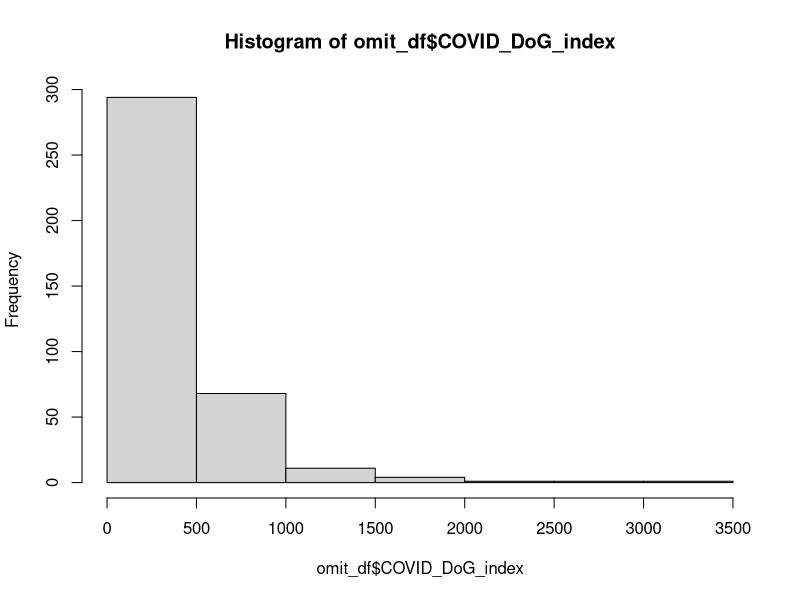
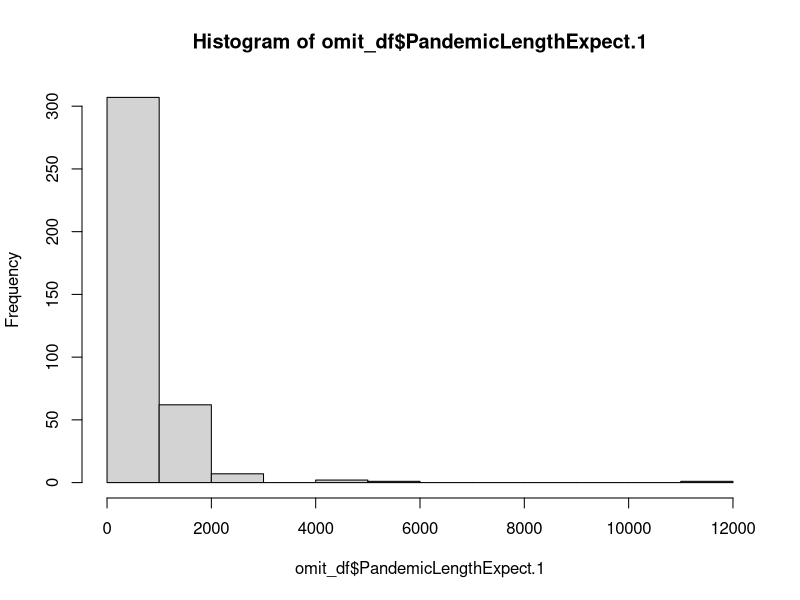
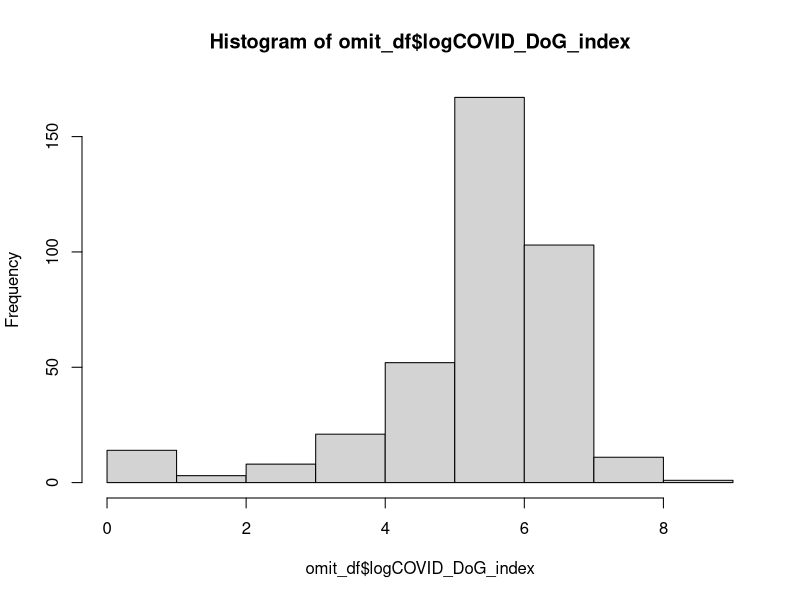
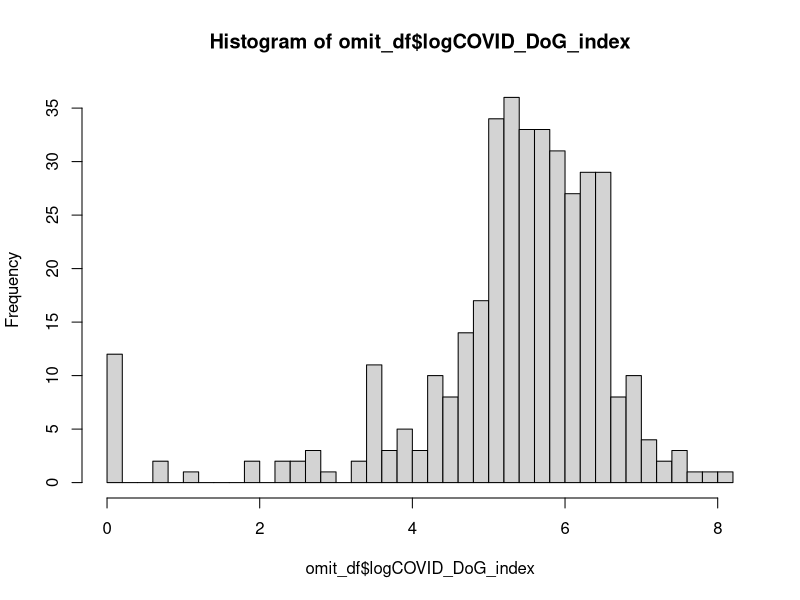
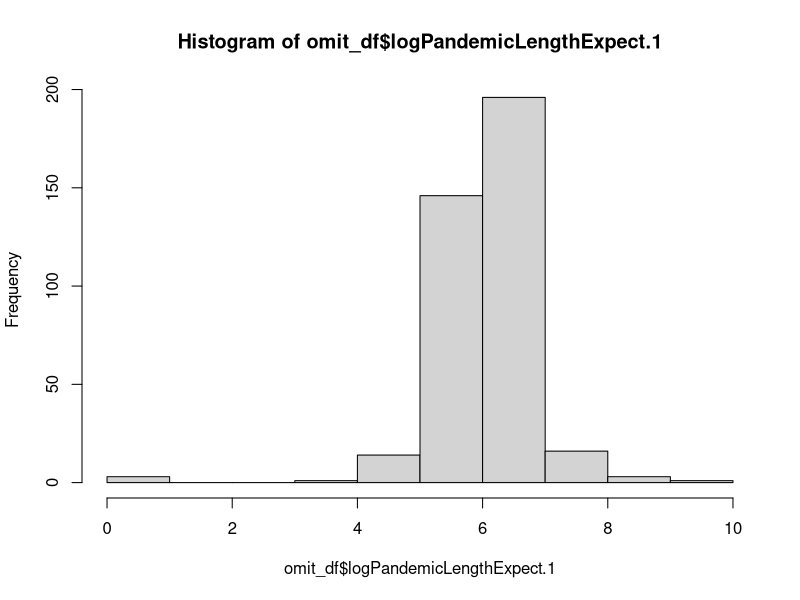
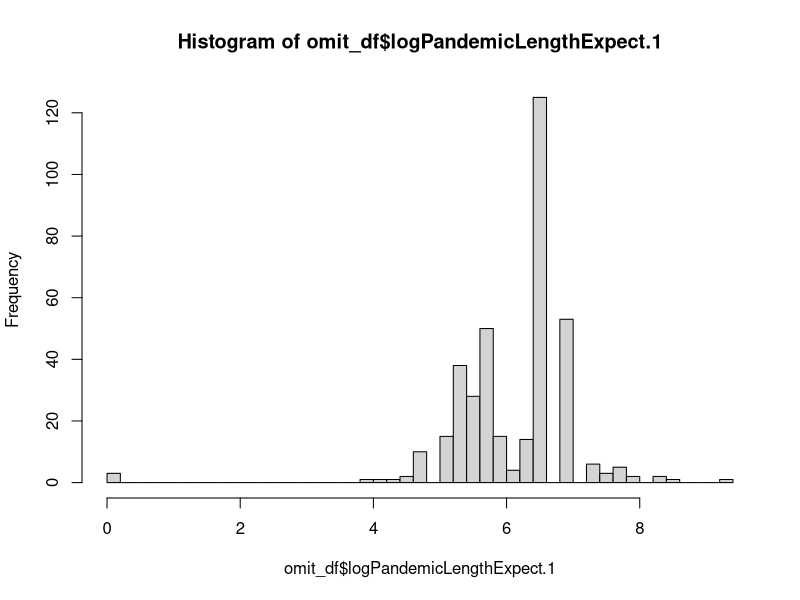

Write R code to recreate these figures, in order. (Note: this script raises an error after producing the figures.)
## ---- chunk 1
knitr::opts_chunk$set(echo = TRUE)
## ---- chunk 2
# Packages
library("ggpubr")
library(psych)
library(tidyverse)
library(ggplot2)
#library(dplyr)
#library(plyr)
## ---- chunk 3
df <- read.csv("3C_Live_Study_Data.csv", header=T, na.strings="")
#view(df)
#df <- read.csv("C:/Users/14083/Desktop/3C_Live_Study_NA_Data.csv")
#df <- read.csv("3C_Live_Study_NA_Data.csv")

## Drop unneeded rows (pilot data, incomplete trials, remove entries that are shorter than 6 mins longer than 60 minutes) & cols
unneeded_cols <- c("StartDate", "EndDate", "Status", "IPAddress", "Progress", "Finished", "RecordedDate", "ResponseId", "RecipientLastName", "RecipientFirstName", "RecipientEmail", "ExternalReference", "LocationLatitude", "LocationLongitude", "DistributionChannel", "UserLanguage", "Gender_4_TEXT...Parent.Topics", "Gender_4_TEXT...Sentiment.Polarity", "Gender_4_TEXT...Sentiment.Score", "Gender_4_TEXT...Sentiment", "Gender_4_TEXT...Topics", "Gender_4_TEXT...Topic.Sentiment.Label", "Gender_4_TEXT...Topic.Sentiment.Score")

# Return entries where duration was longer than 45 min.
df$'Duration..in.seconds.' = as.numeric(as.character(df$'Duration..in.seconds.'))
df[which(df$'Duration..in.seconds.' >= 45*60), ]  # 4 entries

# return entries where duration was shorter than 6 mins.
df$'Duration..in.seconds.' = as.numeric(as.character(df$'Duration..in.seconds.'))
df[which(df$'Duration..in.seconds.' <= 360), ]   # 29 entries

# remove Gender and Race open response columns to be able to remove rows with missing values
NAcols <- c("Gender_4_TEXT", "Race_6_TEXT")

df <- df[-c(1:7,8:12,22,205,222,255,324,415:444), ]  #removed 47 entries
df <- df[ , !names(df) %in% unneeded_cols]
df <- df[ , !names(df) %in% NAcols]
## ---- chunk 4
# saving both response in set of units (days-years), (.2_x) AND numbers (0-30), (.1_x)
dog1 <- list("COVID_DoG_Questions.1", df$COVID_DoG_Questions.2_1, df$COVID_DoG_Questions.1_1)
dog2 <- list("COVID_DoG_Questions.2", df$COVID_DoG_Questions.2_2, df$COVID_DoG_Questions.1_2)
dog3 <- list("COVID_DoG_Questions.3", df$COVID_DoG_Questions.2_3, df$COVID_DoG_Questions.1_3)
dog4 <- list("COVID_DoG_Questions.4", df$COVID_DoG_Questions.2_4, df$COVID_DoG_Questions.1_4)
dog5 <- list("COVID_DoG_Questions.5", df$COVID_DoG_Questions.2_5, df$COVID_DoG_Questions.1_5)
dog6 <- list("COVID_DoG_Questions.6", df$COVID_DoG_Questions.2_6, df$COVID_DoG_Questions.1_6)

# saving both response in set of units (days-years), (.1_x) AND numbers (0-30), (.2_x)
pandemic_len <- list("PandemicLengthExpect.1", df$PandemicLengthExpect.1_1, df$PandemicLengthExpect.2_1)

## create function called create_columns that takes in UNITS and NUMBERS
# depending on units, multiplies NUMBERS by correct converstion to have units ALL in days
# e.g. 2 = weeks, so NUMBER (len_col) x 7 = days 
# fixed from (units_col, 1, 1) to (units_col, 1, 2) because NUMBERS that were more than 1 digit (e.g. 11, 13) were being cut off 
# so 11 months was being converted to 30 days not 330 days
create_columns <- function(units_col, len_col) {
  case_when(as.numeric(substring(units_col, 1, 2)) == 1 ~ as.numeric(substring(len_col, 1, 2)) * 1,
            as.numeric(substring(units_col, 1, 2)) == 2 ~ as.numeric(substring(len_col, 1, 2)) * 7,
            as.numeric(substring(units_col, 1, 2)) == 3 ~ as.numeric(substring(len_col, 1, 2)) * 30,
            as.numeric(substring(units_col, 1, 2)) == 4 ~ as.numeric(substring(len_col, 1, 2)) * 365)
}

## work to debug create_columns function
# test each of the functions in create_columns
#units_col = 12
#units <- substring(units_col, 1, 1)
#units
# prints out 1 when should print out 12
# function not taking the entire number (13)
#solution: change as.numeric(substring((units_col, 1, 1)) to (units_col, 1, 2)))

# loop through 6 categories saved above and apply function
# A NOTE: I added the dplyr function before mutate because when you load in packages that include the mutate function, it overwrites the function in dplyr and the new columns won't show up in the df dataframe, THUS specifiying the mutate function from the dplyr package 
df <- df %>% dplyr::mutate(!!dog1[[1]] := create_columns(dog1[[2]], dog1[[3]]),
              !!dog2[[1]] := create_columns(dog2[[2]], dog2[[3]]),
              !!dog3[[1]] := create_columns(dog3[[2]], dog3[[3]]),
              !!dog4[[1]] := create_columns(dog4[[2]], dog4[[3]]),
              !!dog5[[1]] := create_columns(dog5[[2]], dog5[[3]]),
              !!dog6[[1]] := create_columns(dog6[[2]], dog6[[3]]),
              !!pandemic_len[[1]] := create_columns(pandemic_len[[2]], pandemic_len[[3]]),
              .before = SocialNorms_Family_1
              )
view(df)

#checks: are lengths the same?
#length(pandemic_len[[2]])
#length(pandemic_len[[3]])
#df %>% select(PandemicLengthExpect.1_1, PandemicLengthExpect.2_1, PandemicLengthExpect.1)

#view(df)
## ---- chunk 5
#check where the missing values are
#rowSums(is.na(df))

#remove missing values
##show where missing values are
df[!complete.cases(df), ]   #6 entries
##create new dataset with no missing values
omit_df <- na.omit(df)
nrow(omit_df) #391
#view(omit_df)
sum(is.na(omit_df))

#convert character values (except Nationality and Occupation) to numeric to be able to calculate stats
numeric_cols1 <- names(omit_df)[3:206] #ends on Race 
numeric_cols2 <- names(omit_df)[208] #education
numeric_cols3 <- names(omit_df)[210:224] #begins on Measure2_2 to end of columns

#view(omit_df)

omit_df[numeric_cols1] <- lapply(omit_df[numeric_cols1], as.numeric)
omit_df[numeric_cols2] <- lapply(omit_df[numeric_cols2], as.numeric)
omit_df[numeric_cols3] <- lapply(omit_df[numeric_cols3], as.numeric)

sapply(omit_df, class) # all numeric!

#view(omit_df)

#check that everyone included in omit_df passed both attention checks
omit_df$attentioncheck_1 #all 4s
omit_df$attentioncheck_2 #all 3s

# recode value in Age variable that participant entered their birth year (1971) instead of their age
which(omit_df == 1971, arr.ind=TRUE)
# row = 232, col = 202
omit_df[232,202] <- 2021-1971
omit_df[232,202]

## ---- chunk 6
write.csv(df, 'df.csv')
COVID_DoG <- data.frame(df$COVID_DoG_Questions.1,df$COVID_DoG_Questions.2,df$COVID_DoG_Questions.3,df$COVID_DoG_Questions.4, df$COVID_DoG_Questions.5, df$COVID_DoG_Questions.6)
COVID_DoG
write.csv(COVID_DoG, 'COVID_DoG.csv')
## ---- chunk 7
mini_df <- omit_df %>% select(PerceivedRisk_1:PerceivedRisk_6)
omit_df <- omit_df %>% mutate(Perceived_Risk_Sum = rowSums(mini_df), 
                              .before = PerceivedValue_1)
omit_df <- omit_df %>% mutate(PerceivedRisk_index = rowMeans(mini_df),
                              .before = PerceivedValue_1)

mini_df <- omit_df %>% select(PerceivedValue_1:PerceivedValue_6)
omit_df <- omit_df %>% mutate(Perceived_Value_Sum = rowSums(mini_df),
                              .before = GCS_1)
omit_df <- omit_df %>% mutate(PercevedValue_index = rowMeans(mini_df), 
                              .before = GCS_1)
## ---- chunk 8
mini_df <- omit_df %>% select(COVID_DoG_Questions.1:COVID_DoG_Questions.6)
omit_df <- omit_df %>% mutate(COVID_DoG_Sum = rowSums(mini_df), .before = PandemicLengthExpect.1)
summary(omit_df$COVID_DoG_Sum)

# make index of delaying across all 6 questions (average delaying across categories)
omit_df <- omit_df %>% mutate(COVID_DoG_index = rowMeans(mini_df), 
                              .before = PandemicLengthExpect.1)

#create 1 index across social situations/gatherings
mini_df <- omit_df %>% select(COVID_DoG_Questions.1:COVID_DoG_Questions.3)
omit_df <- omit_df %>% mutate(socialgatherings_index = rowMeans(mini_df),
                              .before = PandemicLengthExpect.1)
#create 1 index across traveling
mini_df <- omit_df %>% select(COVID_DoG_Questions.4:COVID_DoG_Questions.6)
omit_df <- omit_df %>% mutate(traveling_index = rowMeans(mini_df), 
                              .before = PandemicLengthExpect.1)

#view(omit_df)

## ---- chunk 9

# COVID DoG Indice SD = 363.78

## 3 Standard Devations above COVID DoG Indice mean calculation 

341.94 + 363.78 + 363.78 +363.78 

## Exclusion of participants 3SD above COVID DoG Indice

omit_df[which(omit_df$'COVID_DoG_index' >=  1433.28), ] #returns 7

# Pandemic Expectation SD = 930.63

## 3 Standard Deviations above mean calculation 

694.66 + 930.63 + 930.63 + 930.63

## Exclusion of participants 3SD above Pandemic Expectation Indice

omit_df[which(omit_df$'PandemicLengthExpect.1' >=  3486.55), ] #returns 5

#can subset(omit_df, PandemicLengthExpect.1 >= 3486.55 && COVID_DoG_index  >= 1433.28)

omit_df <- omit_df %>% slice(-c(23, 118, 176, 191, 243, 252, 270, 323, 331, 350, 364, 392))

#380 participants are now left out of the original 397, but it seems like it is not removing the data we actually want to?

## ---- chunk 10

# Plot for COVID DoG index (average delaying across 6 scenarios for each participant)
hist(omit_df$COVID_DoG_index)

# Plot for Pandemic Length Expectation (average pandemic length expectation for each participant)
hist(omit_df$PandemicLengthExpect.1)

# Log transformation of COVID DoG Index 

omit_df$logCOVID_DoG_index=log(omit_df$COVID_DoG_index)

hist(omit_df$logCOVID_DoG_index)

#a lot of the data is centered around a couple bars, what does it look like if we make more bars?

hist(omit_df$logCOVID_DoG_index, breaks = 50)


# Log transformation of Pandemic Length Expextation

omit_df$logPandemicLengthExpect.1=log(omit_df$PandemicLengthExpect.1)

hist(omit_df$logPandemicLengthExpect.1) 

#a lot of the data is centered around a couple bars, what does it look like if we make more bars?

hist(omit_df$logPandemicLengthExpect.1, breaks = 50) 



## ---- chunk 11
mini_df <- omit_df %>% select(MCQ_1:MCQ_27)
omit_df <- omit_df %>% mutate(MCQ_Sum = rowSums(mini_df), 
                              .before = COVID_DoG_Questions.1_1)
omit_df <- omit_df %>% mutate(MCQ_index = rowMeans(mini_df), 
                              .before = COVID_DoG_Questions.1_1)
## ---- chunk 12
mini_df <- omit_df %>% select(SocialNorms_Family_1:SocialNorms_Stranger_3)
omit_df <- omit_df %>% mutate(Norms_Sum = rowSums(mini_df), 
                              .before = PerceivedRisk_1)
omit_df <- omit_df %>% mutate(Norms_index = rowMeans(mini_df),
                              .before = PerceivedRisk_1)
## ---- chunk 13
mini_df <- omit_df %>% select(contains("GCS"))
#mini_df
#omit_df <- omit_df %>% mutate(GCS_Sum = rowSums(mini_df), .before = IUS_1)
#view(omit_df)
omit_df <- omit_df %>% mutate(GCS_index = rowMeans(mini_df),
                              .before = IUS_1)
## ---- chunk 14
mini_df <- omit_df %>% select(IUS_1:IUS_12)
omit_df <- omit_df %>% mutate(IUS_Sum = rowSums(mini_df), 
                              .before = MFQpart1_1)
omit_df <- omit_df %>% mutate(IUS_index = rowMeans(mini_df),
                              .before = MFQpart1_1)
## ---- chunk 15
# measure 2
mini_df <- omit_df %>% select(Measure2_2:Measure2_4)
omit_df <- omit_df %>% mutate(Measure2_PO_Sum = rowSums(mini_df), 
                              .before = Measure5_1)
omit_df <- omit_df %>% mutate(Measure2_PO_index = rowMeans(mini_df),
                              .before = Measure5_1)
# measure 5
mini_df <- omit_df %>% select(Measure5_1:Measure5_14)
omit_df <- omit_df %>% mutate(Measure5_PO_Sum = rowSums(mini_df))
omit_df <- omit_df %>% mutate(Measure5_PO_index = rowMeans(mini_df))
#combining both measures
mini_df <- omit_df %>% select(contains("PO_Sum"))
#mini_df
omit_df <- omit_df %>% mutate(PO_Total_Sum = rowSums(mini_df))
mini_df <- omit_df %>% select(contains("PO_index"))
omit_df <- omit_df %>% mutate(PO_total_index = rowMeans(mini_df))
## ---- chunk 16
MFQ_part1 <- omit_df %>% select(MFQpart1_1:MFQpart1_16)
MFQ_part2 <- omit_df %>% select(MFQ_part2_1:MFQ_part2_16)
omit_df <- omit_df %>% mutate(MFQ_sum_part1 = rowSums(MFQ_part1), 
                              .before = MFQ_part2_1)
omit_df <- omit_df %>% mutate(MFQ_sum_part2 = rowSums(MFQ_part2), 
                              .before = Disgust_1)
omit_df <- omit_df %>% mutate(MFQpart1_index = rowMeans(MFQ_part1), 
                              .before = MFQ_part2_1)
omit_df <- omit_df %>% mutate(MFQpart2_index = rowMeans(MFQ_part2), 
                              .before = Disgust_1)
#view(omit_df)
MFQ_total <- omit_df %>% select(contains("MFQ_sum"))
#MFQ_total
omit_df <- omit_df %>% mutate(MFQ_total_sum = rowSums(MFQ_total), 
                              .before = Disgust_1)
omit_df <- omit_df %>% mutate(MFQtotal_index = rowMeans(MFQ_total),
                              .before = Disgust_1)
## ---- chunk 17
mini_df <- omit_df %>% select(contains("Worries") | contains("Problems") | contains("Checking"))
#mini_df
omit_df <- omit_df %>% mutate(Stress_Sum = rowSums(mini_df), 
                              .before = Impacts_financial1)
omit_df <- omit_df %>% mutate(Stress_index = rowMeans(mini_df),
                              .before = Impacts_financial1)
## ---- chunk 18
Impacts <- omit_df %>% select(Impacts_financial1:Impacts_psychology3)
Experiences <- omit_df %>% select(contains("PersonalDiagnoses") | contains("Proximity") | contains("News"))
#Experiences
omit_df <- omit_df %>% mutate(Impacts_sum = rowSums(Impacts), 
                              .before = PersonalDiagnoses_1)
omit_df <- omit_df %>% mutate(Experiences_sum = rowSums(Experiences),
                              .before = Age)
omit_df <- omit_df %>% mutate(Impacts_index = rowMeans(Impacts), 
                              .before = PersonalDiagnoses_1)
omit_df <- omit_df %>% mutate(Experiences_index = rowMeans(Experiences),
                              .before = Age)
## ---- chunk 19
mini_df <- omit_df %>% select(Disgust_1:Disgust_21)
omit_df <- omit_df %>% mutate(Disgust_Sum = rowSums(mini_df), 
                              .before = SDRS.5_Q1)
omit_df <- omit_df %>% mutate(Disgust_index = rowMeans(mini_df), 
                              .before = SDRS.5_Q1)


## ---- chunk 20
mini_df <- omit_df %>% select(SDRS.5_Q1:SDRS.5_Q5)
omit_df <- omit_df %>% mutate(SDRS_Sum = rowSums(mini_df), 
                              .before = Worries_1)
omit_df <- omit_df %>% mutate(SDRS_index = rowMeans(mini_df), 
                              .before = Worries_1)
#view(omit_df)
## ---- chunk 21
summary(omit_df$PandemicLengthExpect.1)
describe(omit_df$COVID_DoG_Sum)
describe(omit_df$COVID_DoG_index)
describe(omit_df$MCQ_Sum)
describe(omit_df$Norms_Sum)
describe(omit_df$GCS_Sum)
describe(omit_df$IUS_Sum)
describe(omit_df$MFQ_sum_part1)
describe(omit_df$MFQ_sum_part2)
describe(omit_df$MFQ_total_sum)
describe(omit_df$Disgust_Sum)
describe(omit_df$Perceived_Value_Sum)
describe(omit_df$SDRS_Sum)
describe(omit_df$Impacts_sum)
describe(omit_df$Experiences_sum)
describe(omit_df$Stress_Sum)
describe(omit_df$MFQ_total_sum)
describe(omit_df$Measure2_PO_Sum)
describe(omit_df$Measure5_PO_Sum)
describe(omit_df$PO_Total_Sum)
describe(omit_df$Perceived_Risk_Sum)
## ---- chunk 22
## number of included participants
#study requested 400 participants: 
#original df dataset had 444 rows, removed 47 rows in Load and Cleanup Data section (unneeded rows, incomplete trials, pilot data, and too short or too long entries) = 397 rows 
#omit_df dataset had 397 rows, removed 6 entries with missing data 
#another 12 were removed for responses that were 3SD above folks average COVID DoG or COVID expexted pandemic ength 
nrow(omit_df) # 380 rows
# thus, we excluded 20 participants (from 400 collected)

#duration, demographics
mean(df$Duration..in.seconds., na.rm = TRUE)
mean(omit_df$Duration..in.seconds.)
sd(omit_df$Duration..in.seconds.)

summary(omit_df$Age)
table(omit_df$Gender)
table(omit_df$Race)
table(omit_df$Education)
## ---- chunk 23
#Age
hist(omit_df$Age)

#Gender
# 1) create new variable with gender recoded as a factor
omit_df$GenderasFactor <- factor(omit_df$Gender, levels=1:8, labels=c("male", "female", "non-binary", "other", "prefer not to answer", "trans man", "trans woman", "genderqueer"))
# 2) create barplot with new Gender variable
ggplot(omit_df) +
  geom_bar(aes(x = GenderasFactor)) +
  ggtitle("Count of Gender") +
  theme(plot.title = element_text(hjust = 0.5))

#Education
omit_df$EducationasFactor <- factor(omit_df$Education, levels=1:6, labels=c("Unknown","No hs diploma","No college","Some college","4 yr college","Graduate degree"))
ggplot(omit_df) +
  geom_bar(aes(x = EducationasFactor)) +
  ggtitle("Count of Education") +
  theme(plot.title = element_text(hjust = 0.5))

#Race
omit_df$RaceasFactor <- factor(omit_df$Race, levels=1:7, labels=c("Am Indian","Asian","Pacific Islander","Black","White","Multiple","Unknown"))
ggplot(omit_df) +
  geom_bar(aes(x = RaceasFactor)) +
  ggtitle("Count of Race") +
  theme(plot.title = element_text(hjust = 0.5))

# Relations between variables
#ggplot(data = omit_df) + 
  #geom_point(mapping = aes(x = COVID_DoG_Sum, y = Perceived_Risk_Sum))

## ---- chunk 24
#correlations
##COVID DoG index and Expextation of Pandemic Length
ggscatter(omit_df, x = "COVID_DoG_index", y = "PandemicLengthExpect.1", 
          add = "reg.line", conf.int = TRUE, 
          cor.coef = TRUE, cor.method = "pearson",
          xlab = "Partipcants'Average COVID Delay of Gratification ", ylab = "Partipcants'Expextation of Pandemic Length")
##Traveling index and social gatherings index
ggscatter(omit_df, x = "traveling_index", y = "socialgatherings_index", 
          add = "reg.line", conf.int = TRUE, 
          cor.coef = TRUE, cor.method = "pearson",
          xlab = "traveling index ", ylab = "social gathering index")
##COVID DoG index and impact
ggscatter(omit_df, x = "COVID_DoG_index", y = "Impacts_index", 
          add = "reg.line", conf.int = TRUE, 
          cor.coef = TRUE, cor.method = "pearson",
          xlab = "Partipcants'Average COVID Delay of Gratification ", ylab = "Partipcants' average impact from COVID19")

##COVID DoG index and Experiences
ggscatter(omit_df, x = "COVID_DoG_index", y = "Experiences_index", 
          add = "reg.line", conf.int = TRUE, 
          cor.coef = TRUE, cor.method = "pearson",
          xlab = "Partipcants'Average COVID Delay of Gratification ", ylab = "Partipcants' average expereince from COVID19")

##COVID DoG index and stress_index
ggscatter(omit_df, x = "COVID_DoG_index", y = "Stress_index", 
          add = "reg.line", conf.int = TRUE, 
          cor.coef = TRUE, cor.method = "pearson",
          xlab = "Partipcants'Average COVID Delay of Gratification ", ylab = "Partipcants' average stress about COVID19")

## ---- chunk 25
hist(omit_df$socialgatherings_index)
summary(omit_df$socialgatherings_index)
hist(omit_df$traveling_index)
summary(omit_df$traveling_index)

#Question: are there data driven differences between the two indices (social gatherings and traveling)? E.g. days in one versus months in other
socialgatherings_units <- omit_df %>% select(COVID_DoG_Questions.2_1:COVID_DoG_Questions.2_3)
summary(rowMeans(socialgatherings_units))
traveling_units <- omit_df %>% select(COVID_DoG_Questions.2_4:COVID_DoG_Questions.2_6)
summary(rowMeans(traveling_units))
#Answer: it doesn't look like there's differences between the units for two categories, both have similar means? (2.608 v. 3.094) - rounds to 3, thus the average unit response for both indices was months

#perform EFA to see if there are two separate factors for DoG that pertain to travel and social situations/gatherings that influence how participants respond? This would answer the question to whatever or not we should keep the things separate or together
#EFA steps:
##basic factor analysis model: y = (lambda)(f) + (u) 
#y = individual's score on observed variable
#lambda = factor loading indicating relation between observed variable and latent common factor
#f = individual's score on latent common factor
#u = individual's score on latent unique factor

# Future plans:
#index: Expectation of Pandemic; May help us evaluate how folks expectations relate to their DoG index + that relationship may be meaningful across other analyses
#perform tests with other variables (e.g. general uncertainty) 3 times:
#1) DoG Index by itself
#2) Index:Expectation of Pandemic
#3) Both indices
## ---- chunk 26
# normality assumption
shapiro.test(omit_df$GCS_Sum)  #pvalue = 0.011 (>.05), yes normally distributed
